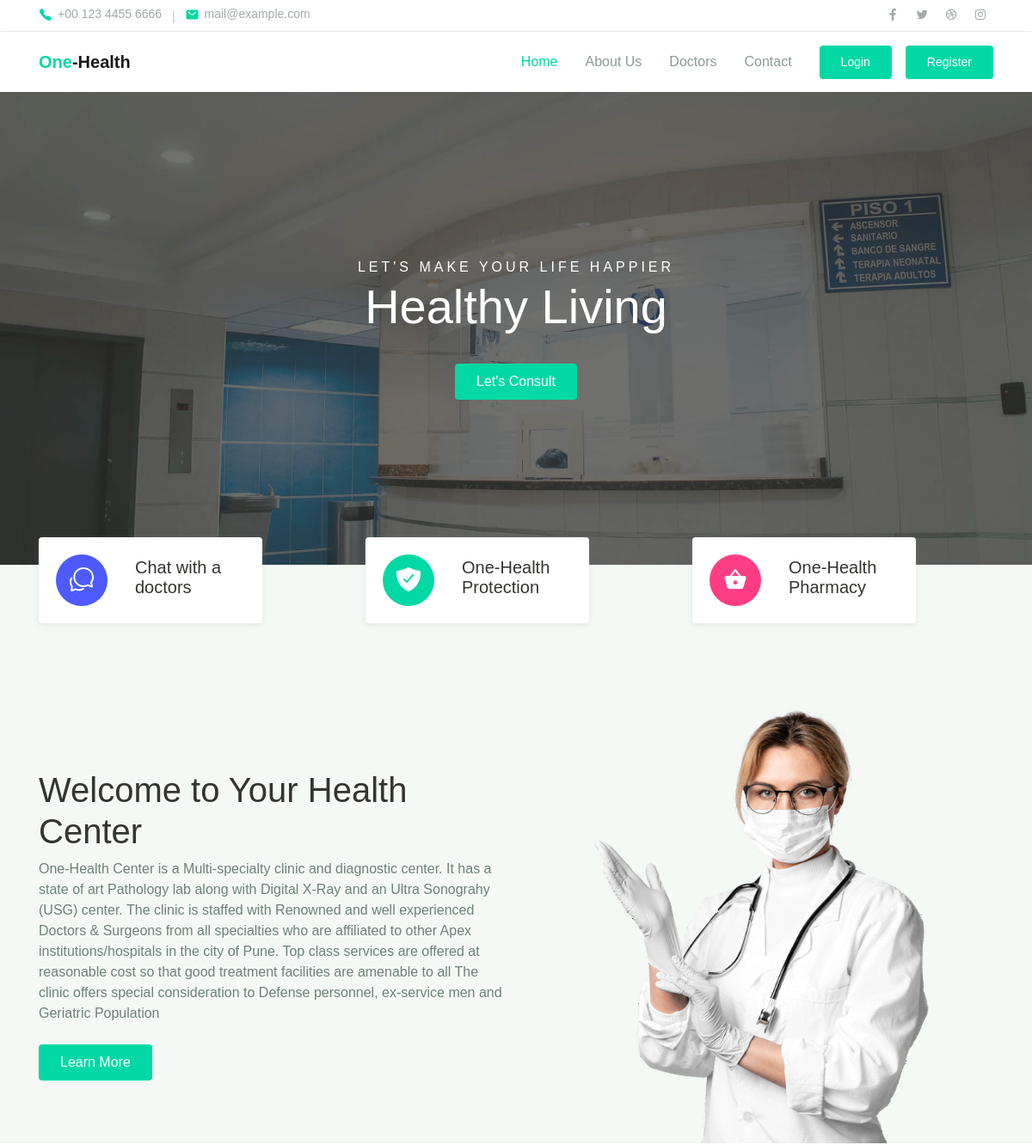
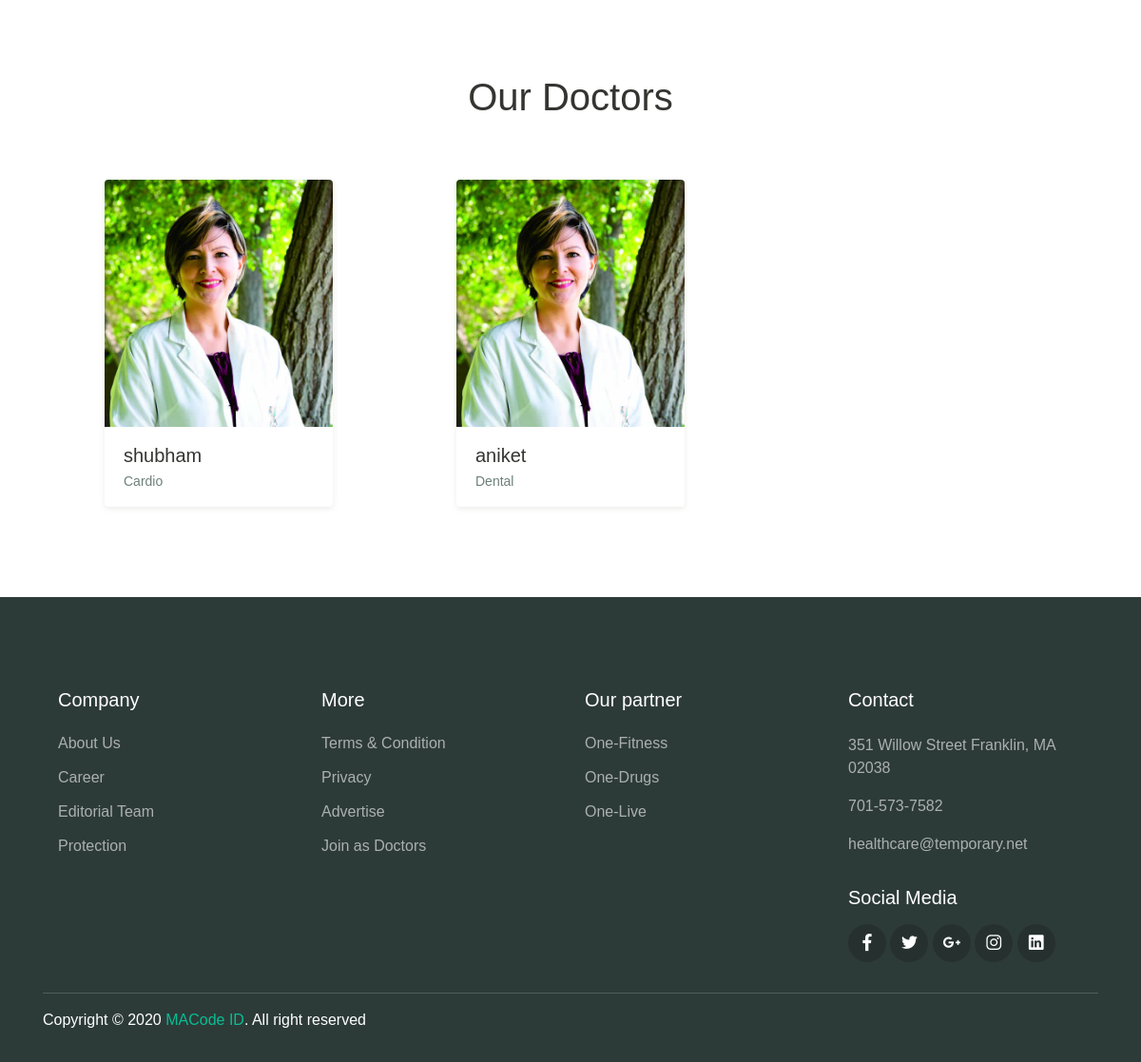
The page / on the database its author committed (2 pictures, top to bottom).
### myapp/models.py (models this page shows, shortened)
class Doctor(models.Model):
    user = models.OneToOneField(User, on_delete=models.CASCADE, primary_key=True)
    specialization = models.CharField(max_length=100)

class User(AbstractUser):
    is_patient = models.BooleanField(default=False)
    is_doctor = models.BooleanField(default=False)

### myapp/views.py (the view)
# urls.py: 2. Add a URL to urlpatterns:  path('', views.home, name='home')
def home(request):
    doctors = Doctor.objects.all()
    param = {'doctors':doctors}
    if request.user.is_authenticated:
        return redirect('dashboard')
    return render(request, 'myapp/home.html', param)

### templates/myapp/home.html (shortened to what this page needs)
{% extends 'myapp/base.html' %}
{% load static %}
{%block body%}
<div class="page-hero bg-image overlay-dark" style="background-image: url({% static "myapp/assets/img/bg_image_1.jpg" %});">
    <div class="hero-section">
      <div class="container text-center wow zoomIn">
        <span class="subhead">Let's make your life happier</span>
        <h1 class="display-4">Healthy Living</h1>
        <a href={% url 'doctors' %} class="btn btn-primary">Let's Consult</a>
      </div>
    </div>
  </div>
  <div class="bg-light">
    <div class="page-section py-3 mt-md-n5 custom-index">
      <div class="container">
        <div class="row justify-content-center">
          <div class="col-md-4 py-3 py-md-0">
            <div class="card-service wow fadeInUp">
              <div class="circle-shape bg-secondary text-white">
                <span class="mai-chatbubbles-outline"></span>
              </div>
              <p><span>Chat</span> with a doctors</p>
            </div>
          </div>
          <div class="col-md-4 py-3 py-md-0">
            <div class="card-service wow fadeInUp">
              <div class="circle-shape bg-primary text-white">
                <span class="mai-shield-checkmark"></span>
              </div>
              <p><span>One</span>-Health Protection</p>
            </div>
          </div>
          <div class="col-md-4 py-3 py-md-0">
            <div class="card-service wow fadeInUp">
              <div class="circle-shape bg-accent text-white">
                <span class="mai-basket"></span>
              </div>
              <p><span>One</span>-Health Pharmacy</p>
            </div>
          </div>
        </div>
      </div>
    </div>
    <div class="page-section pb-0">
      <div class="container">
        <div class="row align-items-center">
          <div class="col-lg-6 py-3 wow fadeInUp">
            <h1>Welcome to Your Health <br> Center</h1>
            <p class="text-grey mb-4">One-Health Center is a Multi-specialty clinic and diagnostic center. It has a state of art Pathology lab along with Digital X-Ray and an Ultra Sonograhy (USG) center.
              The clinic is staffed with Renowned and well experienced Doctors & Surgeons from all specialties who are affiliated to other Apex institutions/hospitals in the city of Pune.
              Top class services are offered at reasonable cost so that good treatment facilities are amenable to all
              The clinic offers special consideration to Defense personnel, ex-service men and Geriatric Population</p>
            <a href={% url 'about' %} class="btn btn-primary">Learn More</a>
          </div>
          <div class="col-lg-6 wow fadeInRight" data-wow-delay="400ms">
            <div class="img-place custom-img-1">
              <img src={% static "myapp/assets/img/bg-doctor.png" %} alt="">
            </div>
          </div>
        </div>
      </div>
    </div>
  </div>
  <div class="page-section">
    <div class="container">
      <h1 class="text-center mb-5 wow fadeInUp">Our Doctors</h1>
      <div class="owl-carousel wow fadeInUp" id="doctorSlideshow">
        {% for doctor in doctors %}
        <div class="item">
          <div class="card-doctor">
            <div class="header">
              <img src={% static "myapp/assets/img/doctors/doctor_1.jpg" %} alt="">
            </div>
            <div class="body">
              <p class="text-xl mb-0">{{doctor.user.username}}</p>
              <span class="text-sm text-grey">{{doctor.specialization}}</span>
            </div>
          </div>
        </div>
        {% endfor %}
      </div>
    </div>
  </div>
  {% endblock body%}

### templates/myapp/base.html (shortened to what this page needs)
{% load static %}
<!DOCTYPE html>
<html lang="en">
<head>
  <link rel="stylesheet" href={% static "myapp/assets/css/maicons.css" %}>
  <link rel="stylesheet" href={% static "myapp/assets/css/bootstrap.css" %}>
  <link rel="stylesheet" href={% static "myapp/assets/vendor/owl-carousel/css/owl.carousel.css" %}>
  <link rel="stylesheet" href={% static "myapp/assets/vendor/animate/animate.css" %}>
  <link rel="stylesheet" href={% static "myapp/assets/css/theme.css" %}>
</head>
<body>
  <header>
    <div class="topbar">
      <div class="container">
        <div class="row">
          <div class="col-sm-8 text-sm">
            <div class="site-info">
              <a href=""><span class="mai-call text-primary"></span> +00 123 4455 6666</a>
              <span class="divider">|</span>
              <a href=""><span class="mai-mail text-primary"></span> mail@example.com</a>
            </div>
          </div>
          <div class="col-sm-4 text-right text-sm">
            <div class="social-mini-button">
              <a href=""><span class="mai-logo-facebook-f"></span></a>
              <a href=""><span class="mai-logo-twitter"></span></a>
              <a href=""><span class="mai-logo-dribbble"></span></a>
              <a href=""><span class="mai-logo-instagram"></span></a>
            </div>
          </div>
        </div>
      </div>
    </div>
    <nav class="navbar navbar-expand-lg navbar-light shadow-sm">
      <div class="container">
        <a class="navbar-brand" href={% url 'home' %}><span class="text-primary">One</span>-Health</a>
        <div class="collapse navbar-collapse" id="navbarSupport">
          <ul class="navbar-nav ml-auto">
            <li class="nav-item">
              <a class="nav-link {% if request.resolver_match.url_name == "home" %}active{% endif %}" href={% url 'home' %}>Home</a>
            </li>
            <li class="nav-item">
              <a class="nav-link {% if request.resolver_match.url_name == "about" %}active{% endif %}" href={% url 'about' %}>About Us</a>
            </li>
            <li class="nav-item">
              <a class="nav-link {% if request.resolver_match.url_name == "doctors" %}active{% endif %}" href={% url 'doctors' %}>Doctors</a>
            </li>
            <li class="nav-item">
              <a class="nav-link {% if request.resolver_match.url_name == "contact" %}active{% endif %}" href={% url 'contact' %}>Contact</a>
            </li>
            <li class="nav-item">
              <a class="btn btn-primary ml-lg-3" href={% url 'login' %}>Login</a>
            </li>
            <li class="nav-item">
              <a class="btn btn-primary ml-lg-3" href={% url 'signup'%}>Register</a>
            </li>
          </ul>
        </div>
      </div>
    </nav>
  </header>
{% block body %}{% endblock body %}
  <footer class="page-footer">
    <div class="container">
      <div class="row px-md-3">
        <div class="col-sm-6 col-lg-3 py-3">
          <h5>Company</h5>
          <ul class="footer-menu">
            <li><a href={% url 'about' %}>About Us</a></li>
            <li><a href={% url 'about' %}>Career</a></li>
            <li><a href="">Editorial Team</a></li>
            <li><a href="">Protection</a></li>
          </ul>
        </div>
        <div class="col-sm-6 col-lg-3 py-3">
          <h5>More</h5>
          <ul class="footer-menu">
            <li><a href="">Terms & Condition</a></li>
            <li><a href="">Privacy</a></li>
            <li><a href="">Advertise</a></li>
            <li><a href="">Join as Doctors</a></li>
          </ul>
        </div>
        <div class="col-sm-6 col-lg-3 py-3">
          <h5>Our partner</h5>
          <ul class="footer-menu">
            <li><a href="">One-Fitness</a></li>
            <li><a href="">One-Drugs</a></li>
            <li><a href="">One-Live</a></li>
          </ul>
        </div>
        <div class="col-sm-6 col-lg-3 py-3">
          <h5>Contact</h5>
          <p class="footer-link mt-2">351 Willow Street Franklin, MA 02038</p>
          <a href="" class="footer-link">701-573-7582</a>
          <a href="" class="footer-link">healthcare@temporary.net</a>
          <h5 class="mt-3">Social Media</h5>
          <div class="footer-sosmed mt-3">
            <a href="" target="_blank"><span class="mai-logo-facebook-f"></span></a>
            <a href="" target="_blank"><span class="mai-logo-twitter"></span></a>
            <a href="" target="_blank"><span class="mai-logo-google-plus-g"></span></a>
            <a href="" target="_blank"><span class="mai-logo-instagram"></span></a>
            <a href="" target="_blank"><span class="mai-logo-linkedin"></span></a>
          </div>
        </div>
      </div>
      <hr>
      <p id="copyright">Copyright &copy; 2020 <a href="https://macodeid.com/" target="_blank">MACode ID</a>. All right reserved</p>
    </div>
  </footer>
</body>
</html>

### rows shown on the page
Doctor: user.username "shubham", specialization "Cardio"
Doctor: user.username "aniket", specialization "Dental"
